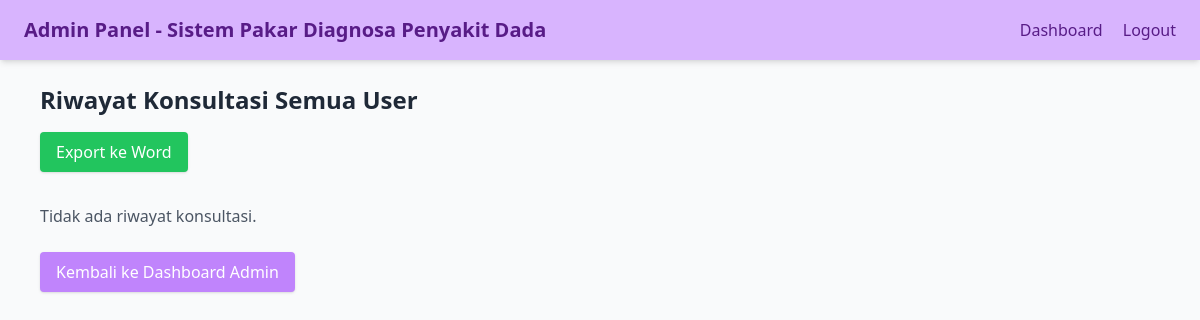
The page /Admin/riwayat_konsultasi.php (signed in) on the database as committed earlier.
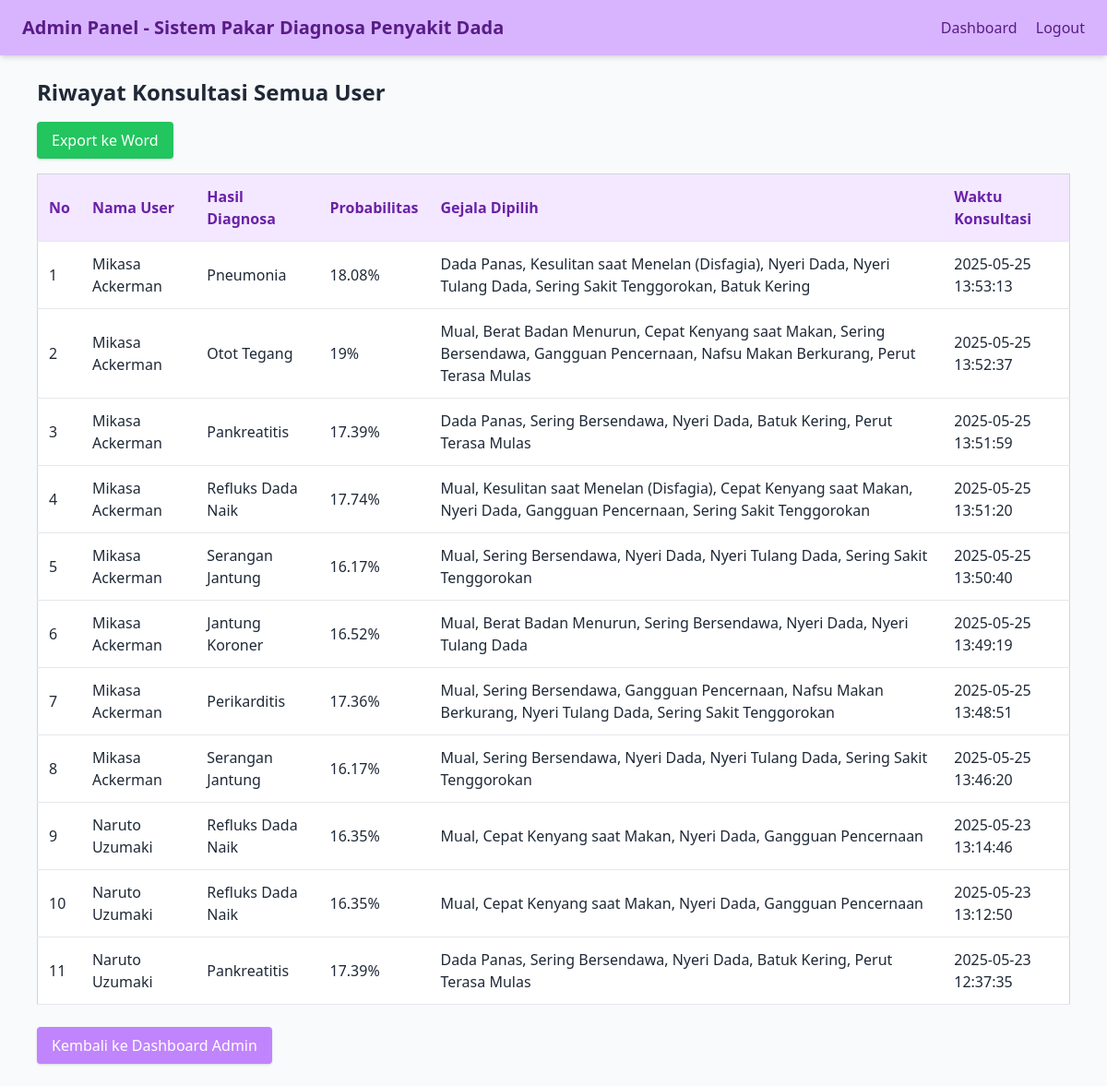
The same page on the database as committed later.
### tables this page shows
CREATE TABLE `riwayat_konsultasi` (
  `id_riwayat` int NOT NULL,
  `id_user` int NOT NULL,
  `gejala_dipilih` text NOT NULL,
  `hasil_diagnosa` varchar(255) NOT NULL,
  `probabilitas` float NOT NULL,
  `kode_penyakit` varchar(10) DEFAULT NULL,
  `waktu_konsultasi` timestamp NULL DEFAULT CURRENT_TIMESTAMP
);

CREATE TABLE `user` (
  `id_user` int NOT NULL,
  `nama` varchar(100) NOT NULL,
  `username` varchar(50) NOT NULL,
  `password` varchar(255) NOT NULL,
  `role` enum('admin','user','pakar') NOT NULL
);

### Admin/riwayat_konsultasi.php (the view, shortened to what this page needs)
<?php
    include '../Auth/connect.php';
    $penyakit = [];
    $sqlPenyakit = "SELECT kode_penyakit, nama_penyakit FROM penyakit";
    $resultPenyakit = $conn->query($sqlPenyakit);
    while ($row = $resultPenyakit->fetch_assoc()) {
        $penyakit[$row['kode_penyakit']] = $row['nama_penyakit'];
    }
    $totalPenyakit = count($penyakit);
    $daftarGejala = [];
    $sqlGejala = "SELECT kode_gejala, nama_gejala FROM gejala";
    $resultGejala = $conn->query($sqlGejala);
    while ($row = $resultGejala->fetch_assoc()) {
        $daftarGejala[$row['kode_gejala']] = $row['nama_gejala'];
    }
    $totalGejala = count($daftarGejala);
    $relasiPenyakitGejala = [];
    $sqlRelasi = "SELECT kode_penyakit, kode_gejala FROM penyakit_gejala";
    $resultRelasi = $conn->query($sqlRelasi);
    while ($row = $resultRelasi->fetch_assoc()) {
        if (!isset($relasiPenyakitGejala[$row['kode_penyakit']])) {
            $relasiPenyakitGejala[$row['kode_penyakit']] = [];
        }
        $relasiPenyakitGejala[$row['kode_penyakit']][] = $row['kode_gejala'];
    }
    function hitungProbabilitasNaiveBayes($gejalaDipilih, $relasiPenyakitGejala, $totalPenyakit, $totalGejala, $penyakit) {
        $hasilPerhitungan = [];
        foreach ($penyakit as $kodePenyakit => $namaPenyakit) {
            $priorProbability = 1 / $totalPenyakit;
            $posteriorProbability = $priorProbability;
            foreach ($gejalaDipilih as $gejala) {
                $nc = in_array($gejala, $relasiPenyakitGejala[$kodePenyakit] ?? []) ? 1 : 0;
                $n = 1;
                $m = $totalGejala;
                $p = $priorProbability;
                $likelihood = (($nc + $m) * $p) / ($n + $m);
                $posteriorProbability *= $likelihood;
            }
            $hasilPerhitungan[$kodePenyakit] = $posteriorProbability;
        }
        return $hasilPerhitungan;
    }
    function normalisasiProbabilitas($hasilPerhitungan, $kodePenyakitTarget) {
        $totalProb = array_sum($hasilPerhitungan);
        if ($totalProb > 0 && isset($hasilPerhitungan[$kodePenyakitTarget])) {
            return ($hasilPerhitungan[$kodePenyakitTarget] / $totalProb) * 100;
        }
        return 0;
    }
    $sql = "SELECT r.*, u.nama
            FROM riwayat_konsultasi r
            JOIN user u ON r.id_user = u.id_user
            ORDER BY r.waktu_konsultasi DESC";
    $result = $conn->query($sql);
    $riwayat = [];
    if ($result->num_rows > 0) {
        while ($row = $result->fetch_assoc()) {
            $gejalaDipilih = json_decode($row['gejala_dipilih']);
            $hasilPerhitungan = hitungProbabilitasNaiveBayes(
                $gejalaDipilih,
                $relasiPenyakitGejala,
                $totalPenyakit,
                $totalGejala,
                $penyakit
            );
            if (isset($row['kode_penyakit'])) {
                $probabilitasNormalisasi = normalisasiProbabilitas($hasilPerhitungan, $row['kode_penyakit']);
            } else {
                $totalProb = array_sum($hasilPerhitungan);
                $probabilitasNormalisasi = ($totalProb > 0) ? ($row['probabilitas'] / $totalProb) * 100 : 0;
            }
            $row['probabilitas_normalized'] = $probabilitasNormalisasi;
            $riwayat[] = $row;
        }
    }
?>
<!DOCTYPE html>
<html lang="id">
    <head>
        <script src="https://cdn.tailwindcss.com"></script>
    </head>
    <body class="bg-gray-50 text-gray-800">
        <nav class="flex items-center justify-between bg-purple-300 text-purple-900 px-6 py-4 shadow-md">
            <h2 class="text-xl font-bold">Admin Panel - Sistem Pakar Diagnosa Penyakit Dada</h2>
            <div class="space-x-4">
                <a href="dashboard_admin.php" class="hover:underline font-medium">Dashboard</a>
                <a href="../Auth/logout.php" class="hover:underline font-medium">Logout</a>
            </div>
        </nav>
        <div class="max-w-6xl mx-auto px-4 py-6">
            <h1 class="text-2xl font-semibold mb-4">Riwayat Konsultasi Semua User</h1>
            <a href="export_word.php" target="_blank" class="inline-block mb-4 bg-green-500 hover:bg-green-600 text-white px-4 py-2 rounded shadow transition">
                Export ke Word
            </a>
            <?php if (count($riwayat) > 0): ?>
                <div class="overflow-x-auto">
                    <table class="min-w-full bg-white border border-gray-300 shadow-sm rounded">
                        <thead class="bg-purple-100 text-purple-800 text-left">
                            <tr>
                                <th class="p-3 border-b">No</th>
                                <th class="p-3 border-b">Nama User</th>
                                <th class="p-3 border-b">Hasil Diagnosa</th>
                                <th class="p-3 border-b">Probabilitas</th>
                                <th class="p-3 border-b">Gejala Dipilih</th>
                                <th class="p-3 border-b">Waktu Konsultasi</th>
                            </tr>
                        </thead>
                        <tbody>
                            <?php foreach ($riwayat as $index => $r): ?>
                                <tr class="hover:bg-purple-50">
                                    <td class="p-3 border-b"><?= $index + 1; ?></td>
                                    <td class="p-3 border-b"><?= htmlspecialchars($r['nama']); ?></td>
                                    <td class="p-3 border-b"><?= htmlspecialchars($r['hasil_diagnosa']); ?></td>
                                    <td class="p-3 border-b"><?= round($r['probabilitas_normalized'], 2); ?>%</td>
                                    <td class="p-3 border-b">
                                        <?php
                                        $gejalaList = json_decode($r['gejala_dipilih']);
                                        $namaGejalaList = [];
                                        foreach ($gejalaList as $kodeGejala) {
                                            $namaGejalaList[] = isset($daftarGejala[$kodeGejala]) ?
                                                $daftarGejala[$kodeGejala] : $kodeGejala;
                                        }
                                        echo htmlspecialchars(implode(', ', $namaGejalaList));
                                        ?>
                                    </td>
                                    <td class="p-3 border-b"><?= $r['waktu_konsultasi']; ?></td>
                                </tr>
                            <?php endforeach; ?>
                        </tbody>
                    </table>
                </div>
            <?php else: ?>
                <p class="text-gray-600 mt-4">Tidak ada riwayat konsultasi.</p>
            <?php endif; ?>
            <div class="mt-6">
                <a href="dashboard_admin.php" class="inline-block bg-purple-400 hover:bg-purple-500 text-white px-4 py-2 rounded shadow transition">Kembali ke Dashboard Admin</a>
            </div>
        </div>
    </body>
</html>

Rows that differ between the two databases and show on the page:
added riwayat_konsultasi: id_user.nama "Mikasa Ackerman", hasil_diagnosa "Pneumonia", probabilitas_normalized "18.08", namaGejalaList "Dada Panas, Kesulitan saat Menelan (Disfagia), Nyeri Dada, Nyeri Tulang Dada, Sering Sakit Tenggorokan, Batuk Kering", waktu_konsultasi "2025-05-25 13:53:13"
added riwayat_konsultasi: id_user.nama "Mikasa Ackerman", hasil_diagnosa "Otot Tegang", probabilitas_normalized "19", namaGejalaList "Mual, Berat Badan Menurun, Cepat Kenyang saat Makan, Sering Bersendawa, Gangguan Pencernaan, Nafsu Makan Berkurang, Perut Terasa Mulas", waktu_konsultasi "2025-05-25 13:52:37"
added riwayat_konsultasi: id_user.nama "Mikasa Ackerman", hasil_diagnosa "Pankreatitis", probabilitas_normalized "17.39", namaGejalaList "Dada Panas, Sering Bersendawa, Nyeri Dada, Batuk Kering, Perut Terasa Mulas", waktu_konsultasi "2025-05-25 13:51:59"
added riwayat_konsultasi: id_user.nama "Mikasa Ackerman", hasil_diagnosa "Refluks Dada Naik", probabilitas_normalized "17.74", namaGejalaList "Mual, Kesulitan saat Menelan (Disfagia), Cepat Kenyang saat Makan, Nyeri Dada, Gangguan Pencernaan, Sering Sakit Tenggorokan", waktu_konsultasi "2025-05-25 13:51:20"
added riwayat_konsultasi: id_user.nama "Mikasa Ackerman", hasil_diagnosa "Serangan Jantung", probabilitas_normalized "16.17", namaGejalaList "Mual, Sering Bersendawa, Nyeri Dada, Nyeri Tulang Dada, Sering Sakit Tenggorokan", waktu_konsultasi "2025-05-25 13:50:40"
added riwayat_konsultasi: id_user.nama "Mikasa Ackerman", hasil_diagnosa "Jantung Koroner", probabilitas_normalized "16.52", namaGejalaList "Mual, Berat Badan Menurun, Sering Bersendawa, Nyeri Dada, Nyeri Tulang Dada", waktu_konsultasi "2025-05-25 13:49:19"
added riwayat_konsultasi: id_user.nama "Mikasa Ackerman", hasil_diagnosa "Perikarditis", probabilitas_normalized "17.36", namaGejalaList "Mual, Sering Bersendawa, Gangguan Pencernaan, Nafsu Makan Berkurang, Nyeri Tulang Dada, Sering Sakit Tenggorokan", waktu_konsultasi "2025-05-25 13:48:51"
added riwayat_konsultasi: id_user.nama "Mikasa Ackerman", hasil_diagnosa "Serangan Jantung", probabilitas_normalized "16.17", namaGejalaList "Mual, Sering Bersendawa, Nyeri Dada, Nyeri Tulang Dada, Sering Sakit Tenggorokan", waktu_konsultasi "2025-05-25 13:46:20"
added riwayat_konsultasi: id_user.nama "Naruto Uzumaki", hasil_diagnosa "Refluks Dada Naik", probabilitas_normalized "16.35", namaGejalaList "Mual, Cepat Kenyang saat Makan, Nyeri Dada, Gangguan Pencernaan", waktu_konsultasi "2025-05-23 13:14:46"
added riwayat_konsultasi: id_user.nama "Naruto Uzumaki", hasil_diagnosa "Refluks Dada Naik", probabilitas_normalized "16.35", namaGejalaList "Mual, Cepat Kenyang saat Makan, Nyeri Dada, Gangguan Pencernaan", waktu_konsultasi "2025-05-23 13:12:50"
added riwayat_konsultasi: id_user.nama "Naruto Uzumaki", hasil_diagnosa "Pankreatitis", probabilitas_normalized "17.39", namaGejalaList "Dada Panas, Sering Bersendawa, Nyeri Dada, Batuk Kering, Perut Terasa Mulas", waktu_konsultasi "2025-05-23 12:37:35"
Other text that changed with them:
text no longer shown: "Tidak ada riwayat konsultasi."
text now shown: "No Nama User Hasil Diagnosa Probabilitas Gejala Dipilih Waktu Konsultasi"
